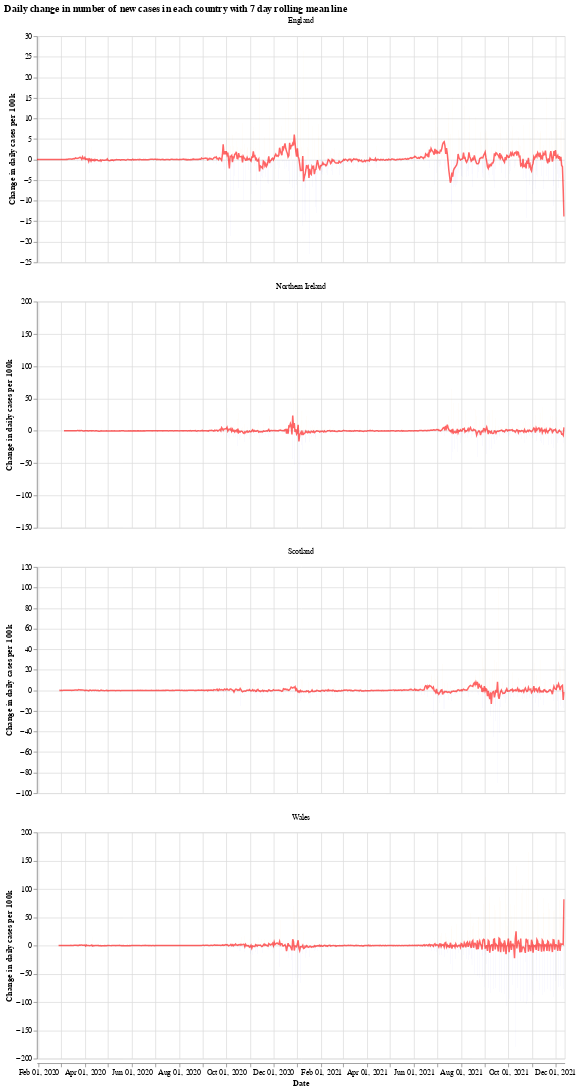

Source (notebook cell):
### Markdown cell above
We will use the Python library `Altair` for visualising the data, see the [altair docs](https://altair-viz.github.io/) for more information.

First we have a graph which shows the daily change in the number of new cases for each country. This number jumps up and down all over the place, which is likely due to delay in reporting of new cases over the weekend. Another interesting thing is that it looks like the daily cases in Wales experienced a much shorter period of calm over the summer (calm in the sense of daily cases not jumping up and down).

The orange bars are days when the number of new cases (per 100k population) was more than the previous day, while the blue are days when the number of new cases dropped. The red line is the 7 day moving average. 

When the moving average line is below 0, it means that there is a consistent drop in new cases. We can see this clearly happening around the times that lockdowns were introduced (though, to varying degrees). I will update the graphs soon with a marker of when each lockdown started.

### Code cell
# collapse
import altair as alt

bars = alt.Chart(uk_cases).mark_bar().encode(
    x=alt.X("yearmonthdate(date):T", axis=alt.Axis(title='Date')),
    y=alt.Y("casesChangeRate:Q", axis=alt.Axis(title='Change in daily cases per 100k')),
    tooltip='casesChange',
    color=alt.condition(
        alt.datum.casesChangeRate > 0,
        alt.value("orange"),  # The positive color
        alt.value("blue")  # The negative color
    )
).properties(title='Daily change in number of new cases with 7 day rolling mean',width=700).interactive()

line = alt.Chart(uk_cases).mark_line(
    color='red',
    size=2,
    opacity=0.6
).transform_window(
    rolling_mean='mean(casesChangeRate)',
    frame=[0, 7],
    groupby=['areaName']
).encode(
    x='yearmonthdate(date):T',
    y='rolling_mean:Q'
)

alt.layer(bars, line, data=uk_cases).facet(alt.Column(
    'areaName', title=''), columns=1).resolve_scale(y='independent').properties(title='Daily change in number of new cases in each country with 7 day rolling mean line')

### Figure 1 — Vega-Lite specification as saved in the notebook (floating-point values rounded to 4 significant figures; data arrays with more than 128 entries replaced by an {"elided": "..."} marker saying what was removed)
{"config": {"view": {"continuousWidth": 400, "continuousHeight": 300}}, "data": {"name": "data-873a1f1d97b4ab19951aaae3a2d8ede5"}, "facet": {"type": "nominal", "field": "areaName", "title": ""}, "spec": {"layer": [{"mark": "bar", "encoding": {"color": {"condition": {"value": "orange", "test": "(datum.casesChangeRate > 0)"}, "value": "blue"}, "tooltip": {"type": "quantitative", "field": "casesChange"}, "x": {"type": "temporal", "axis": {"title": "Date"}, "field": "date", "timeUnit": "yearmonthdate"}, "y": {"type": "quantitative", "axis": {"title": "Change in daily cases per 100k"}, "field": "casesChangeRate"}}, "selection": {"selector001": {"type": "interval", "bind": "scales", "encodings": ["x", "y"]}}, "title": "Daily change in number of new cases with 7 day rolling mean", "width": 700}, {"mark": {"type": "line", "color": "red", "opacity": 0.6, "size": 2}, "encoding": {"x": {"type": "temporal", "field": "date", "timeUnit": "yearmonthdate"}, "y": {"type": "quantitative", "field": "rolling_mean"}}, "transform": [{"window": [{"op": "mean", "field": "casesChangeRate", "as": "rolling_mean"}], "frame": [0, 7], "groupby": ["areaName"]}]}]}, "columns": 1, "resolve": {"scale": {"y": "independent"}}, "title": "Daily change in number of new cases in each country with 7 day rolling mean line", "$schema": "https://vega.github.io/schema/vega-lite/v4.8.1.json", "datasets": {"data-873a1f1d97b4ab19951aaae3a2d8ede5": {"elided": "2640 records"}}}
